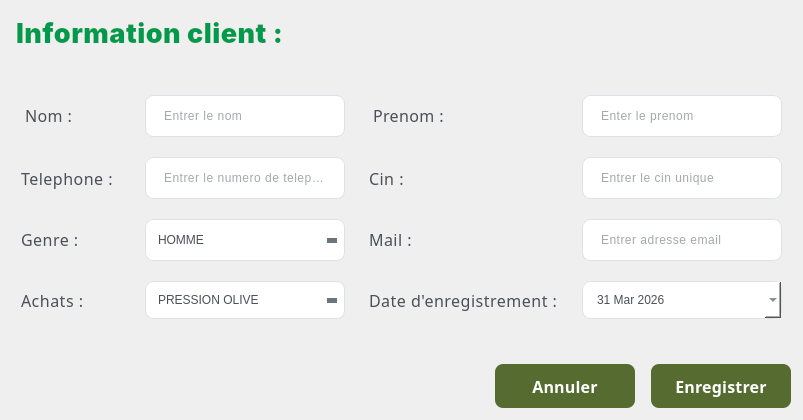
                   <widget class="QWidget" name="addClientContainer_2" native="true">
                    <property name="styleSheet">
                     <string notr="true">QWidget#addEmployeeContainer {
    background-color: #ffffff;
    border: 1px solid #e9ecef;
    border-radius: 8px;
    padding: 20px;
}

QWidget#addEmployeeContainer:hover {
    background-color: #f8f9fa;
}</string>
                    </property>
                    <layout class="QVBoxLayout" name="addEmployeeMainLayout_2">
                     <property name="spacing">
                      <number>24</number>
                     </property>
                     <property name="leftMargin">
                      <number>12</number>
                     </property>
                     <property name="topMargin">
                      <number>12</number>
                     </property>
                     <property name="rightMargin">
                      <number>12</number>
                     </property>
                     <property name="bottomMargin">
                      <number>12</number>
                     </property>
                     <item>
                      <widget class="QLabel" name="addFormTitle_2">
                       <property name="font">
                        <font>
                         <family>Inter</family>
                         <pointsize>-1</pointsize>
                         <italic>true</italic>
                         <bold>true</bold>
                        </font>
                       </property>
                       <property name="styleSheet">
                        <string notr="true">QLabel {
    color: #556B2F;
    font-family: 'Inter', 'Segoe UI', Arial, sans-serif;
    font-weight: 700;
    font-style: italic;
    font-size: 14px;
    letter-spacing: 0.5px;
    margin-bottom: 8px;
    padding: 4px 0px;
    line-height: 1.5;
}
</string>
                       </property>
                       <property name="text">
                        <string>&lt;html&gt;&lt;head/&gt;&lt;body&gt;&lt;p&gt;&lt;span style=&quot; font-size:20pt; font-style:normal; color:#009a4d;&quot;&gt;Information client :&lt;/span&gt;&lt;/p&gt;&lt;/body&gt;&lt;/html&gt;</string>
                       </property>
                      </widget>
                     </item>
                     <item>
                      <widget class="QWidget" name="formWidget_2" native="true">
                       <property name="styleSheet">
                        <string notr="true"/>
                       </property>
                       <layout class="QGridLayout" name="employeeFormLayout_2">
                        <property name="horizontalSpacing">
                         <number>24</number>
                        </property>
                        <property name="verticalSpacing">
                         <number>20</number>
                        </property>
                        <item row="0" column="3">
                         <widget class="QLineEdit" name="lastNameEdit_2">
                          <property name="minimumSize">
                           <size>
                            <width>200</width>
                            <height>42</height>
                           </size>
                          </property>
                          <property name="maximumSize">
                           <size>
                            <width>16777215</width>
                            <height>42</height>
                           </size>
                          </property>
                          <property name="styleSheet">
                           <string notr="true">QLineEdit {
    padding: 12px 16px;
    border: 1px solid #dee2e6;
    border-radius: 8px;
    background-color: #ffffff;
    color: #495057;
    font-weight: 300;
    letter-spacing: 0.5px;
}

QLineEdit:focus {
    border-color: #007bff;
    outline: none;
}

QLineEdit:hover {
    border-color: #adb5bd;
}</string>
                          </property>
                          <property name="text">
                           <string extracomment="Entrer le prenom"/>
                          </property>
                          <property name="placeholderText">
                           <string>Enter le prenom</string>
                          </property>
                         </widget>
                        </item>
                        <item row="1" column="3">
                         <widget class="QLineEdit" name="cinEdit">
                          <property name="minimumSize">
                           <size>
                            <width>200</width>
                            <height>42</height>
                           </size>
                          </property>
                          <property name="maximumSize">
                           <size>
                            <width>16777215</width>
                            <height>42</height>
                           </size>
                          </property>
                          <property name="styleSheet">
                           <string notr="true">QLineEdit {
    padding: 12px 16px;
    border: 1px solid #dee2e6;
    border-radius: 8px;
    background-color: #ffffff;
    color: #495057;
    font-weight: 300;
    letter-spacing: 0.5px;
}

QLineEdit:focus {
    border-color: #007bff;
    outline: none;
}

QLineEdit:hover {
    border-color: #adb5bd;
}</string>
                          </property>
                          <property name="placeholderText">
                           <string>Entrer le cin unique</string>
                          </property>
                         </widget>
                        </item>
                        <item row="1" column="0">
                         <widget class="QLabel" name="phoneLabel_2">
                          <property name="minimumSize">
                           <size>
                            <width>100</width>
                            <height>20</height>
                           </size>
                          </property>
                          <property name="font">
                           <font>
                            <family>Poppins</family>
                            <pointsize>12</pointsize>
                            <bold>false</bold>
                           </font>
                          </property>
                          <property name="styleSheet">
                           <string notr="true">QLabel {
    color: #495057;
    font-weight: 400;
    letter-spacing: 0.5px;
}</string>
                          </property>
                          <property name="text">
                           <string>Telephone :</string>
                          </property>
                         </widget>
                        </item>
                        <item row="1" column="2">
                         <widget class="QLabel" name="cinLabel">
                          <property name="minimumSize">
                           <size>
                            <width>100</width>
                            <height>20</height>
                           </size>
                          </property>
                          <property name="font">
                           <font>
                            <family>Poppins</family>
                            <pointsize>12</pointsize>
                            <bold>false</bold>
                           </font>
                          </property>
                          <property name="styleSheet">
                           <string notr="true">QLabel {
    color: #495057;
    font-weight: 400;
    letter-spacing: 0.5px;
}</string>
                          </property>
                          <property name="text">
                           <string>Cin :</string>
                          </property>
                         </widget>
                        </item>
                        <item row="5" column="0">
                         <widget class="QLabel" name="roleLabel_9">
                          <property name="minimumSize">
                           <size>
                            <width>100</width>
                            <height>20</height>
                           </size>
                          </property>
                          <property name="font">
                           <font>
                            <family>Poppins</family>
                            <pointsize>12</pointsize>
                            <bold>false</bold>
                           </font>
                          </property>
                          <property name="styleSheet">
                           <string notr="true">QLabel {
    color: #495057;
    font-weight: 400;
    letter-spacing: 0.5px;
}</string>
                          </property>
                          <property name="text">
                           <string>Achats :</string>
                          </property>
                         </widget>
                        </item>
                        <item row="0" column="1">
                         <widget class="QLineEdit" name="firstNameEdit_2">
                          <property name="minimumSize">
                           <size>
                            <width>200</width>
                            <height>42</height>
                           </size>
                          </property>
                          <property name="maximumSize">
                           <size>
                            <width>16777215</width>
                            <height>42</height>
                           </size>
                          </property>
                          <property name="styleSheet">
                           <string notr="true">QLineEdit {
    padding: 12px 16px;
    border: 1px solid #dee2e6;
    border-radius: 8px;
    background-color: #ffffff;
    color: #495057;
    font-weight: 300;
    letter-spacing: 0.5px;
}

QLineEdit:focus {
    border-color: #007bff;
    outline: none;
}

QLineEdit:hover {
    border-color: #adb5bd;
}</string>
                          </property>
                          <property name="text">
                           <string/>
                          </property>
                          <property name="placeholderText">
                           <string>Entrer le nom</string>
                          </property>
                         </widget>
                        </item>
                        <item row="5" column="1">
                         <widget class="QComboBox" name="departmentComboBox_8">
                          <property name="minimumSize">
                           <size>
                            <width>200</width>
                            <height>38</height>
                           </size>
                          </property>
                          <property name="maximumSize">
                           <size>
                            <width>16777215</width>
                            <height>42</height>
                           </size>
                          </property>
                          <property name="styleSheet">
                           <string notr="true">QComboBox {
    padding: 8px 12px;
    border: 1px solid #dee2e6;
    border-radius: 8px;
    background-color: white;
    color: #495057;
    font-weight: 300;
    min-height: 20px;
}

QComboBox:hover {
    border-color: #adb5bd;
}

QComboBox:focus {
    border-color: #007bff;
}

QComboBox::drop-down {
    border: none;
    width: 20px;
}

QComboBox::down-arrow {
    width: 0;
    height: 0;
    border-left: 5px solid transparent;
    border-right: 5px solid transparent;
    border-top: 5px solid #6c757d;
    margin-right: 5px;
}</string>
                          </property>
                          <item>
                           <property name="text">
                            <string>PRESSION OLIVE</string>
                           </property>
                          </item>
                          <item>
                           <property name="text">
                            <string>ACHAT OLIVE</string>
                           </property>
                          </item>
                         </widget>
                        </item>
                        <item row="1" column="1">
                         <widget class="QLineEdit" name="phoneEdit_2">
                          <property name="minimumSize">
                           <size>
                            <width>200</width>
                            <height>42</height>
                           </size>
                          </property>
                          <property name="maximumSize">
                           <size>
                            <width>16777215</width>
                            <height>42</height>
                           </size>
                          </property>
                          <property name="styleSheet">
                           <string notr="true">QLineEdit {
    padding: 12px 16px;
    border: 1px solid #dee2e6;
    border-radius: 8px;
    background-color: #ffffff;
    color: #495057;
    font-weight: 300;
    letter-spacing: 0.5px;
}

QLineEdit:focus {
    border-color: #007bff;
    outline: none;
}

QLineEdit:hover {
    border-color: #adb5bd;
}</string>
                          </property>
                          <property name="placeholderText">
                           <string>Entrer le numero de telephone</string>
                          </property>
                         </widget>
                        </item>
                        <item row="0" column="0">
                         <widget class="QLabel" name="firstNameLabel_2">
                          <property name="minimumSize">
                           <size>
                            <width>100</width>
                            <height>20</height>
                           </size>
                          </property>
                          <property name="font">
                           <font>
                            <family>Poppins</family>
                            <pointsize>12</pointsize>
                            <fontweight>Light</fontweight>
                           </font>
                          </property>
                          <property name="styleSheet">
                           <string notr="true">QLabel {
    color: #495057;
    font-weight: 300;
    font-family: 'Poppins', 'Segoe UI', Arial, sans-serif;
    letter-spacing: 0.4px;
    padding: 4px 0px;
    margin-right: 8px;
}</string>
                          </property>
                          <property name="text">
                           <string>&lt;html&gt;&lt;head/&gt;&lt;body&gt;&lt;p&gt;&lt;span style=&quot; font-weight:400;&quot;&gt;Nom :&lt;/span&gt;&lt;/p&gt;&lt;/body&gt;&lt;/html&gt;</string>
                          </property>
                         </widget>
                        </item>
                        <item row="0" column="2">
                         <widget class="QLabel" name="lastNameLabel_2">
                          <property name="minimumSize">
                           <size>
                            <width>100</width>
                            <height>20</height>
                           </size>
                          </property>
                          <property name="font">
                           <font>
                            <family>Poppins</family>
                            <pointsize>12</pointsize>
                            <fontweight>Light</fontweight>
                           </font>
                          </property>
                          <property name="styleSheet">
                           <string notr="true">QLabel {
    color: #495057;
    font-weight: 300;
    font-family: 'Poppins', 'Segoe UI', Arial, sans-serif;
    letter-spacing: 0.4px;
    padding: 4px 0px;
    margin-right: 8px;
}</string>
                          </property>
                          <property name="text">
                           <string>&lt;html&gt;&lt;head/&gt;&lt;body&gt;&lt;p&gt;&lt;span style=&quot; font-weight:400;&quot;&gt;Prenom :&lt;/span&gt;&lt;/p&gt;&lt;/body&gt;&lt;/html&gt;</string>
                          </property>
                         </widget>
                        </item>
                        <item row="3" column="2">
                         <widget class="QLabel" name="emailLabel_2">
                          <property name="minimumSize">
                           <size>
                            <width>100</width>
                            <height>20</height>
                           </size>
                          </property>
                          <property name="font">
                           <font>
                            <family>Poppins</family>
                            <pointsize>12</pointsize>
                            <bold>false</bold>
                           </font>
                          </property>
                          <property name="styleSheet">
                           <string notr="true">QLabel {
    color: #495057;
    font-weight: 400;
    letter-spacing: 0.5px;
}</string>
                          </property>
                          <property name="text">
                           <string>&lt;html&gt;&lt;head/&gt;&lt;body&gt;&lt;p&gt;Mail :&lt;/p&gt;&lt;/body&gt;&lt;/html&gt;</string>
                          </property>
                         </widget>
                        </item>
                        <item row="5" column="2">
                         <widget class="QLabel" name="startDateLabel_2">
                          <property name="minimumSize">
                           <size>
                            <width>100</width>
                            <height>20</height>
                           </size>
                          </property>
                          <property name="font">
                           <font>
                            <family>Poppins</family>
                            <pointsize>12</pointsize>
                            <bold>false</bold>
                           </font>
                          </property>
                          <property name="styleSheet">
                           <string notr="true">QLabel {
    color: #495057;
    font-weight: 400;
    letter-spacing: 0.5px;
}</string>
                          </property>
                          <property name="text">
                           <string>Date d'enregistrement :</string>
                          </property>
                         </widget>
                        </item>
                        <item row="3" column="3">
                         <widget class="QLineEdit" name="emailEdit_2">
                          <property name="minimumSize">
                           <size>
                            <width>200</width>
                            <height>42</height>
                           </size>
                          </property>
                          <property name="maximumSize">
                           <size>
                            <width>16777215</width>
                            <height>42</height>
                           </size>
                          </property>
                          <property name="styleSheet">
                           <string notr="true">QLineEdit {
    padding: 12px 16px;
    border: 1px solid #dee2e6;
    border-radius: 8px;
    background-color: #ffffff;
    color: #495057;
    font-weight: 300;
    letter-spacing: 0.5px;
}

QLineEdit:focus {
    border-color: #007bff;
    outline: none;
}

QLineEdit:hover {
    border-color: #adb5bd;
}</string>
                          </property>
                          <property name="placeholderText">
                           <string>Entrer adresse email</string>
                          </property>
                         </widget>
                        </item>
                        <item row="5" column="3">
                         <widget class="QDateEdit" name="startDateEdit_2">
                          <property name="minimumSize">
                           <size>
                            <width>200</width>
                            <height>38</height>
                           </size>
                          </property>
                          <property name="maximumSize">
                           <size>
                            <width>16777215</width>
                            <height>42</height>
                           </size>
                          </property>
                          <property name="styleSheet">
                           <string notr="true">QDateEdit {
    padding: 8px 12px;
    border: 1px solid #dee2e6;
    border-radius: 8px;
    background-color: white;
    color: #495057;
    font-weight: 300;
    min-height: 20px;
}

QDateEdit:hover {
    border-color: #adb5bd;
}

QDateEdit:focus {
    border-color: #007bff;
}</string>
                          </property>
                          <property name="dateTime">
                           <datetime>
                            <hour>16</hour>
                            <minute>0</minute>
                            <second>0</second>
                            <year>2026</year>
                            <month>3</month>
                            <day>31</day>
                           </datetime>
                          </property>
                          <property name="calendarPopup">
                           <bool>true</bool>
                          </property>
                         </widget>
                        </item>
                        <item row="3" column="1">
                         <widget class="QComboBox" name="emailEdit_17">
                          <property name="minimumSize">
                           <size>
                            <width>200</width>
                            <height>38</height>
                           </size>
                          </property>
                          <property name="maximumSize">
                           <size>
                            <width>16777215</width>
                            <height>42</height>
                           </size>
                          </property>
                          <property name="styleSheet">
                           <string notr="true">QComboBox {
    padding: 8px 12px;
    border: 1px solid #dee2e6;
    border-radius: 8px;
    background-color: white;
    color: #495057;
    font-weight: 300;
    min-height: 20px;
}

QComboBox:hover {
    border-color: #adb5bd;
}

QComboBox:focus {
    border-color: #007bff;
}

QComboBox::drop-down {
    border: none;
    width: 20px;
}

QComboBox::down-arrow {
    width: 0;
    height: 0;
    border-left: 5px solid transparent;
    border-right: 5px solid transparent;
    border-top: 5px solid #6c757d;
    margin-right: 5px;
}</string>
                          </property>
                          <item>
                           <property name="text">
                            <string>HOMME</string>
                           </property>
                          </item>
                          <item>
                           <property name="text">
                            <string>FEMME</string>
                           </property>
                          </item>
                         </widget>
                        </item>
                        <item row="3" column="0">
                         <widget class="QLabel" name="roleLabel_2">
                          <property name="minimumSize">
                           <size>
                            <width>100</width>
                            <height>20</height>
                           </size>
                          </property>
                          <property name="font">
                           <font>
                            <family>Poppins</family>
                            <pointsize>12</pointsize>
                            <bold>false</bold>
                           </font>
                          </property>
                          <property name="styleSheet">
                           <string notr="true">QLabel {
    color: #495057;
    font-weight: 400;
    letter-spacing: 0.5px;
}</string>
                          </property>
                          <property name="text">
                           <string>&lt;html&gt;&lt;head/&gt;&lt;body&gt;&lt;p&gt;Genre :&lt;/p&gt;&lt;/body&gt;&lt;/html&gt;</string>
                          </property>
                         </widget>
                        </item>
                       </layout>
                      </widget>
                     </item>
                     <item>
                      <widget class="QWidget" name="buttonContainer_2" native="true">
                       <layout class="QHBoxLayout" name="buttonLayout_2">
                        <property name="spacing">
                         <number>16</number>
                        </property>
                        <property name="leftMargin">
                         <number>0</number>
                        </property>
                        <property name="topMargin">
                         <number>12</number>
                        </property>
                        <property name="rightMargin">
                         <number>0</number>
                        </property>
                        <property name="bottomMargin">
                         <number>0</number>
                        </property>
                        <item>
                         <spacer name="buttonSpacer_2">
                          <property name="orientation">
                           <enum>Qt::Orientation::Horizontal</enum>
                          </property>
                          <property name="sizeHint" stdset="0">
                           <size>
                            <width>40</width>
                            <height>20</height>
                           </size>
                          </property>
                         </spacer>
                        </item>
                        <item>
                         <widget class="QPushButton" name="cancelBtn_2">
                          <property name="minimumSize">
                           <size>
                            <width>140</width>
                            <height>44</height>
                           </size>
                          </property>
                          <property name="maximumSize">
                           <size>
                            <width>16777215</width>
                            <height>44</height>
                           </size>
                          </property>
                          <property name="font">
                           <font>
                            <family>Poppins</family>
                            <pointsize>12</pointsize>
                            <fontweight>Medium</fontweight>
                           </font>
                          </property>
                          <property name="styleSheet">
                           <string notr="true">QPushButton {
    background-color: #556B2F;   /* Base green */
    color: white;
    border: none;
    border-radius: 8px;
    padding: 0px;
    font-weight: 500;
    font-family: 'Poppins', 'Segoe UI', Arial, sans-serif;
    letter-spacing: 0.2px;
}

QPushButton:hover {
    background-color: #4E6229;   /* Darker green */
}

QPushButton:pressed {
    background-color: #3F4F21;   /* Deep green */
}
</string>
                          </property>
                          <property name="text">
                           <string>Annuler</string>
                          </property>
                         </widget>
                        </item>
                        <item>
                         <widget class="QPushButton" name="saveEmployeeBtn_2">
                          <property name="minimumSize">
                           <size>
                            <width>140</width>
                            <height>44</height>
                           </size>
                          </property>
                          <property name="maximumSize">
                           <size>
                            <width>16777215</width>
                            <height>44</height>
                           </size>
                          </property>
                          <property name="font">
                           <font>
                            <family>Poppins</family>
                            <pointsize>12</pointsize>
                            <fontweight>Medium</fontweight>
                           </font>
                          </property>
                          <property name="styleSheet">
                           <string notr="true">QPushButton {
    background-color: #556B2F;   /* Base green */
    color: white;
    border: none;
    border-radius: 8px;
    padding: 0px;
    font-weight: 500;
    font-family: 'Poppins', 'Segoe UI', Arial, sans-serif;
    letter-spacing: 0.2px;
}

QPushButton:hover {
    background-color: #4E6229;   /* Darker green */
}

QPushButton:pressed {
    background-color: #3F4F21;   /* Deep green */
}
</string>
                          </property>
                          <property name="text">
                           <string>Enregistrer</string>
                          </property>
                         </widget>
                        </item>
                       </layout>
                      </widget>
                     </item>
                     <item>
                      <layout class="QVBoxLayout" name="verticalLayout_2"/>
                     </item>
                     <item>
                      <layout class="QVBoxLayout" name="verticalLayout_3"/>
                     </item>
                     <item>
                      <layout class="QVBoxLayout" name="verticalLayout_4"/>
                     </item>
                    </layout>
                   </widget>
